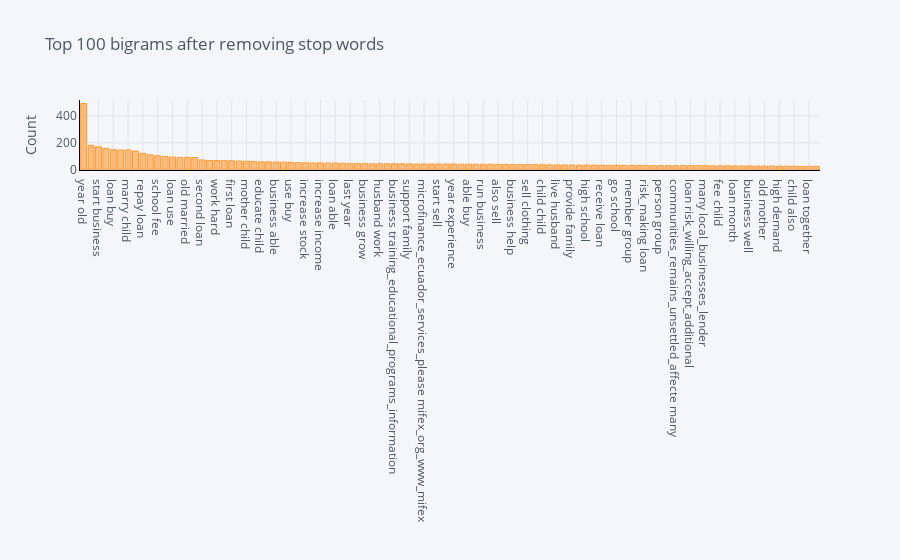

Notebook cell for this chart:
### Markdown cell above
## Top 100 Bigrams on Entire Corpus

### Code cell
plot_model(plot = 'bigram')

### Figure 1 — Plotly figure (JSON) as saved in the notebook; plotly's stock layout.template omitted (floating-point values rounded to 4 significant figures)
{"data": [{"marker": {"color": "rgba(255, 153, 51, 0.6)", "line": {"color": "rgba(255, 153, 51, 1.0)", "width": 1}}, "name": "count", "orientation": "v", "text": "", "type": "bar", "x": ["year old", "request loan", "start business", "year ago", "loan buy", "expand business", "marry child", "use loan", "repay loan", "business year", "school fee", "child school", "loan use", "business sell", "old married", "old child", "second loan", "married child", "work hard", "loan purchase", "first loan", "primary school", "mother child", "small business", "educate child", "hard work", "business able", "pay school", "use buy", "old marry", "increase stock", "secondary school", "increase income", "child live", "loan able", "loan order", "last year", "need loan", "business grow", "start small", "husband work", "training_educational_programs_information microfinance_ecuador_services_please", "business training_educational_programs_information", "woman group", "support family", "mifex_org_www_mifex org", "microfinance_ecuador_services_please mifex_org_www_mifex", "group member", "start sell", "help business", "year experience", "husband child", "able buy", "farmer also", "run business", "operate business", "also sell", "sell product", "business help", "able repay", "sell clothing", "child age", "child child", "begin business", "live husband", "loan usd", "provide family", "loan help", "high school", "give loan", "receive loan", "apply loan", "go school", "loan intend", "member group", "rice farmer", "risk_making loan", "attend school", "person group", "kenya_security_situation_many communities_remains_unsettled_affecte", "communities_remains_unsettled_affecte many", "risk_willing_accept_additional risk_making", "loan risk_willing_accept_additional", "local_businesses_lender loan", "many local_businesses_lender", "child primary", "fee child", "able provide", "loan month", "loan invest", "business well", "grow business", "old mother", "run small", "high demand", "well life", "child also", "plan use", "loan together", "business loan"], "y": [491, 182, 171, 160, 150, 148, 148, 140, 123, 112, 105, 99, 95, 93, 93, 92, 74, 70, 70, 69, 68, 66, 65, 63, 60, 60, 59, 58, 56, 54, 53, 52, 52, 51, 51, 50, 47, 47, 47, 46, 46, 46, 46, 46, 45, 44, 44, 44, 44, 44, 44, 43, 43, 42, 42, 42, 41, 41, 40, 40, 40, 40, 39, 38, 37, 37, 37, 36, 36, 36, 35, 35, 35, 34, 34, 33, 32, 32, 32, 32, 32, 32, 32, 32, 32, 31, 31, 31, 30, 30, 30, 29, 29, 29, 28, 28, 28, 27, 27, 27]}], "layout": {"legend": {"bgcolor": "#F5F6F9", "font": {"color": "#4D5663"}}, "paper_bgcolor": "#F5F6F9", "plot_bgcolor": "#F5F6F9", "title": {"font": {"color": "#4D5663"}, "text": "Top 100 bigrams after removing stop words"}, "xaxis": {"gridcolor": "#E1E5ED", "linecolor": "black", "showgrid": true, "tickfont": {"color": "#4D5663"}, "title": {"font": {"color": "#4D5663"}, "text": ""}, "zerolinecolor": "#E1E5ED"}, "yaxis": {"gridcolor": "#E1E5ED", "linecolor": "black", "showgrid": true, "tickfont": {"color": "#4D5663"}, "title": {"font": {"color": "#4D5663"}, "text": "Count"}, "zerolinecolor": "#E1E5ED"}}}
